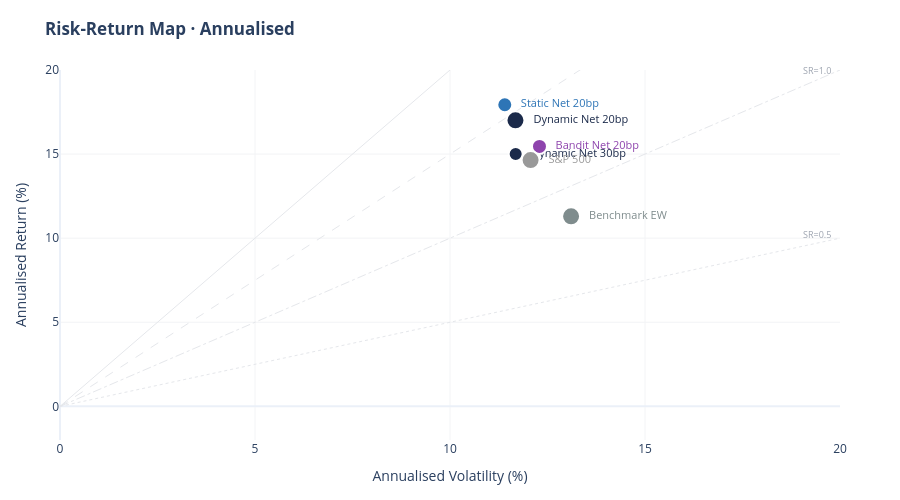

Notebook cell for this chart:
### Markdown cell above
### Risk-Return Map — Strategy vs Benchmarks

### Code cell
points = []
for col, label, color, size in [
    ('dynamic_gross',      'Dynamic Gross',       PAL['dynamic'], 22),
    ('dynamic_net_20bp',   'Dynamic Net 20bp',    PAL['dynamic'], 18),
    ('dynamic_net_30bp',   'Dynamic Net 30bp',    PAL['dynamic'], 14),
    ('static_net_20bp',    'Static Net 20bp',     PAL['static'],  15),
    ('bandit_net_20bp',    'Bandit Net 20bp',     PAL['bandit'],  15),
    ('benchmark_ew',       'Benchmark EW',        PAL['benchmark'], 18),
    ('benchmark_spx',      'S&P 500',             '#999999',      18),
]:
    s = df[col].dropna()
    if len(s) == 0: continue
    points.append(dict(
        label=label, color=color, size=size,
        vol=s.std()*np.sqrt(12)*100, ret=annualised_return(s)*100,
        sharpe=sharpe_ratio(s, 0),
    ))

fig = go.Figure()
# Efficient-frontier reference lines (Sharpe = 0.5, 1.0, 1.5, 2.0)
vol_range = np.linspace(0, 20, 50)
for sr_line, style in [(0.5, 'dot'), (1.0, 'dashdot'), (1.5, 'dash'), (2.0, 'solid')]:
    fig.add_trace(go.Scatter(x=vol_range, y=vol_range*sr_line, mode='lines',
                              line=dict(color='#E5E7EB', dash=style, width=1),
                              name=f'SR={sr_line}', showlegend=False,
                              hoverinfo='skip'))
    fig.add_annotation(x=19.5, y=19.5*sr_line, xshift=-4, yshift=8,
                       text=f'SR={sr_line}', font=dict(size=9, color='#9CA3AF'),
                       showarrow=False)

for p in points:
    fig.add_trace(go.Scatter(
        x=[p['vol']], y=[p['ret']], mode='markers+text',
        marker=dict(size=p['size'], color=p['color'], line=dict(color='white', width=2)),
        text=[f'  {p["label"]}'], textposition='middle right',
        textfont=dict(size=11, color=p['color']),
        name=p['label'],
        hovertemplate=f'<b>{p["label"]}</b><br>Vol {p["vol"]:.1f}%<br>Return {p["ret"]:+.1f}%<br>Sharpe {p["sharpe"]:+.2f}<extra></extra>',
    ))

fig.update_layout(
    title='<b>Risk-Return Map · Annualised</b>',
    xaxis_title='Annualised Volatility (%)', yaxis_title='Annualised Return (%)',
    xaxis=dict(range=[0, 20], gridcolor='#F3F4F6'),
    yaxis=dict(range=[-2, 20], gridcolor='#F3F4F6'),
    height=500, showlegend=False, plot_bgcolor='white',
    margin=dict(t=70, b=60, l=60, r=60),
)
fig

### Figure 1 — Plotly figure (JSON) as saved in the notebook; plotly's stock layout.template omitted (floating-point values rounded to 4 significant figures)
{"data": [{"hoverinfo": "skip", "line": {"color": "#E5E7EB", "dash": "dot", "width": 1}, "mode": "lines", "name": "SR=0.5", "showlegend": false, "type": "scatter", "x": [0.0, 0.4082, 0.8163, 1.224, 1.633, 2.041, 2.449, 2.857, 3.265, 3.673, 4.082, 4.49, 4.898, 5.306, 5.714, 6.122, 6.531, 6.939, 7.347, 7.755, 8.163, 8.571, 8.98, 9.388, 9.796, 10.2, 10.61, 11.02, 11.43, 11.84, 12.24, 12.65, 13.06, 13.47, 13.88, 14.29, 14.69, 15.1, 15.51, 15.92, 16.33, 16.73, 17.14, 17.55, 17.96, 18.37, 18.78, 19.18, 19.59, 20.0], "y": [0.0, 0.2041, 0.4082, 0.6122, 0.8163, 1.02, 1.224, 1.429, 1.633, 1.837, 2.041, 2.245, 2.449, 2.653, 2.857, 3.061, 3.265, 3.469, 3.673, 3.878, 4.082, 4.286, 4.49, 4.694, 4.898, 5.102, 5.306, 5.51, 5.714, 5.918, 6.122, 6.327, 6.531, 6.735, 6.939, 7.143, 7.347, 7.551, 7.755, 7.959, 8.163, 8.367, 8.571, 8.776, 8.98, 9.184, 9.388, 9.592, 9.796, 10.0]}, {"hoverinfo": "skip", "line": {"color": "#E5E7EB", "dash": "dashdot", "width": 1}, "mode": "lines", "name": "SR=1.0", "showlegend": false, "type": "scatter", "x": [0.0, 0.4082, 0.8163, 1.224, 1.633, 2.041, 2.449, 2.857, 3.265, 3.673, 4.082, 4.49, 4.898, 5.306, 5.714, 6.122, 6.531, 6.939, 7.347, 7.755, 8.163, 8.571, 8.98, 9.388, 9.796, 10.2, 10.61, 11.02, 11.43, 11.84, 12.24, 12.65, 13.06, 13.47, 13.88, 14.29, 14.69, 15.1, 15.51, 15.92, 16.33, 16.73, 17.14, 17.55, 17.96, 18.37, 18.78, 19.18, 19.59, 20.0], "y": [0.0, 0.4082, 0.8163, 1.224, 1.633, 2.041, 2.449, 2.857, 3.265, 3.673, 4.082, 4.49, 4.898, 5.306, 5.714, 6.122, 6.531, 6.939, 7.347, 7.755, 8.163, 8.571, 8.98, 9.388, 9.796, 10.2, 10.61, 11.02, 11.43, 11.84, 12.24, 12.65, 13.06, 13.47, 13.88, 14.29, 14.69, 15.1, 15.51, 15.92, 16.33, 16.73, 17.14, 17.55, 17.96, 18.37, 18.78, 19.18, 19.59, 20.0]}, {"hoverinfo": "skip", "line": {"color": "#E5E7EB", "dash": "dash", "width": 1}, "mode": "lines", "name": "SR=1.5", "showlegend": false, "type": "scatter", "x": [0.0, 0.4082, 0.8163, 1.224, 1.633, 2.041, 2.449, 2.857, 3.265, 3.673, 4.082, 4.49, 4.898, 5.306, 5.714, 6.122, 6.531, 6.939, 7.347, 7.755, 8.163, 8.571, 8.98, 9.388, 9.796, 10.2, 10.61, 11.02, 11.43, 11.84, 12.24, 12.65, 13.06, 13.47, 13.88, 14.29, 14.69, 15.1, 15.51, 15.92, 16.33, 16.73, 17.14, 17.55, 17.96, 18.37, 18.78, 19.18, 19.59, 20.0], "y": [0.0, 0.6122, 1.224, 1.837, 2.449, 3.061, 3.673, 4.286, 4.898, 5.51, 6.122, 6.735, 7.347, 7.959, 8.571, 9.184, 9.796, 10.41, 11.02, 11.63, 12.24, 12.86, 13.47, 14.08, 14.69, 15.31, 15.92, 16.53, 17.14, 17.76, 18.37, 18.98, 19.59, 20.2, 20.82, 21.43, 22.04, 22.65, 23.27, 23.88, 24.49, 25.1, 25.71, 26.33, 26.94, 27.55, 28.16, 28.78, 29.39, 30.0]}, {"hoverinfo": "skip", "line": {"color": "#E5E7EB", "dash": "solid", "width": 1}, "mode": "lines", "name": "SR=2.0", "showlegend": false, "type": "scatter", "x": [0.0, 0.4082, 0.8163, 1.224, 1.633, 2.041, 2.449, 2.857, 3.265, 3.673, 4.082, 4.49, 4.898, 5.306, 5.714, 6.122, 6.531, 6.939, 7.347, 7.755, 8.163, 8.571, 8.98, 9.388, 9.796, 10.2, 10.61, 11.02, 11.43, 11.84, 12.24, 12.65, 13.06, 13.47, 13.88, 14.29, 14.69, 15.1, 15.51, 15.92, 16.33, 16.73, 17.14, 17.55, 17.96, 18.37, 18.78, 19.18, 19.59, 20.0], "y": [0.0, 0.8163, 1.633, 2.449, 3.265, 4.082, 4.898, 5.714, 6.531, 7.347, 8.163, 8.98, 9.796, 10.61, 11.43, 12.24, 13.06, 13.88, 14.69, 15.51, 16.33, 17.14, 17.96, 18.78, 19.59, 20.41, 21.22, 22.04, 22.86, 23.67, 24.49, 25.31, 26.12, 26.94, 27.76, 28.57, 29.39, 30.2, 31.02, 31.84, 32.65, 33.47, 34.29, 35.1, 35.92, 36.73, 37.55, 38.37, 39.18, 40.0]}, {"hovertemplate": "<b>Dynamic Gross</b><br>Vol 11.7%<br>Return +21.1%<br>Sharpe +1.71<extra></extra>", "marker": {"color": "#1B2A4A", "line": {"color": "white", "width": 2}, "size": 22}, "mode": "markers+text", "name": "Dynamic Gross", "text": ["  Dynamic Gross"], "textfont": {"color": "#1B2A4A", "size": 11}, "textposition": "middle right", "type": "scatter", "x": [11.67], "y": [21.11]}, {"hovertemplate": "<b>Dynamic Net 20bp</b><br>Vol 11.7%<br>Return +17.0%<br>Sharpe +1.41<extra></extra>", "marker": {"color": "#1B2A4A", "line": {"color": "white", "width": 2}, "size": 18}, "mode": "markers+text", "name": "Dynamic Net 20bp", "text": ["  Dynamic Net 20bp"], "textfont": {"color": "#1B2A4A", "size": 11}, "textposition": "middle right", "type": "scatter", "x": [11.68], "y": [17.01]}, {"hovertemplate": "<b>Dynamic Net 30bp</b><br>Vol 11.7%<br>Return +15.0%<br>Sharpe +1.26<extra></extra>", "marker": {"color": "#1B2A4A", "line": {"color": "white", "width": 2}, "size": 14}, "mode": "markers+text", "name": "Dynamic Net 30bp", "text": ["  Dynamic Net 30bp"], "textfont": {"color": "#1B2A4A", "size": 11}, "textposition": "middle right", "type": "scatter", "x": [11.68], "y": [15.0]}, {"hovertemplate": "<b>Static Net 20bp</b><br>Vol 11.4%<br>Return +17.9%<br>Sharpe +1.51<extra></extra>", "marker": {"color": "#2E75B6", "line": {"color": "white", "width": 2}, "size": 15}, "mode": "markers+text", "name": "Static Net 20bp", "text": ["  Static Net 20bp"], "textfont": {"color": "#2E75B6", "size": 11}, "textposition": "middle right", "type": "scatter", "x": [11.4], "y": [17.94]}, {"hovertemplate": "<b>Bandit Net 20bp</b><br>Vol 12.3%<br>Return +15.5%<br>Sharpe +1.24<extra></extra>", "marker": {"color": "#8E44AD", "line": {"color": "white", "width": 2}, "size": 15}, "mode": "markers+text", "name": "Bandit Net 20bp", "text": ["  Bandit Net 20bp"], "textfont": {"color": "#8E44AD", "size": 11}, "textposition": "middle right", "type": "scatter", "x": [12.29], "y": [15.46]}, {"hovertemplate": "<b>Benchmark EW</b><br>Vol 13.1%<br>Return +11.3%<br>Sharpe +0.88<extra></extra>", "marker": {"color": "#7F8C8D", "line": {"color": "white", "width": 2}, "size": 18}, "mode": "markers+text", "name": "Benchmark EW", "text": ["  Benchmark EW"], "textfont": {"color": "#7F8C8D", "size": 11}, "textposition": "middle right", "type": "scatter", "x": [13.1], "y": [11.3]}, {"hovertemplate": "<b>S&P 500</b><br>Vol 12.1%<br>Return +14.6%<br>Sharpe +1.20<extra></extra>", "marker": {"color": "#999999", "line": {"color": "white", "width": 2}, "size": 18}, "mode": "markers+text", "name": "S&P 500", "text": ["  S&P 500"], "textfont": {"color": "#999999", "size": 11}, "textposition": "middle right", "type": "scatter", "x": [12.07], "y": [14.64]}], "layout": {"annotations": [{"font": {"color": "#9CA3AF", "size": 9}, "showarrow": false, "text": "SR=0.5", "x": 19.5, "xshift": -4, "y": 9.75, "yshift": 8}, {"font": {"color": "#9CA3AF", "size": 9}, "showarrow": false, "text": "SR=1.0", "x": 19.5, "xshift": -4, "y": 19.5, "yshift": 8}, {"font": {"color": "#9CA3AF", "size": 9}, "showarrow": false, "text": "SR=1.5", "x": 19.5, "xshift": -4, "y": 29.25, "yshift": 8}, {"font": {"color": "#9CA3AF", "size": 9}, "showarrow": false, "text": "SR=2.0", "x": 19.5, "xshift": -4, "y": 39.0, "yshift": 8}], "height": 500, "margin": {"b": 60, "l": 60, "r": 60, "t": 70}, "plot_bgcolor": "white", "showlegend": false, "title": {"text": "<b>Risk-Return Map · Annualised</b>"}, "xaxis": {"gridcolor": "#F3F4F6", "range": [0, 20], "title": {"text": "Annualised Volatility (%)"}}, "yaxis": {"gridcolor": "#F3F4F6", "range": [-2, 20], "title": {"text": "Annualised Return (%)"}}}}
